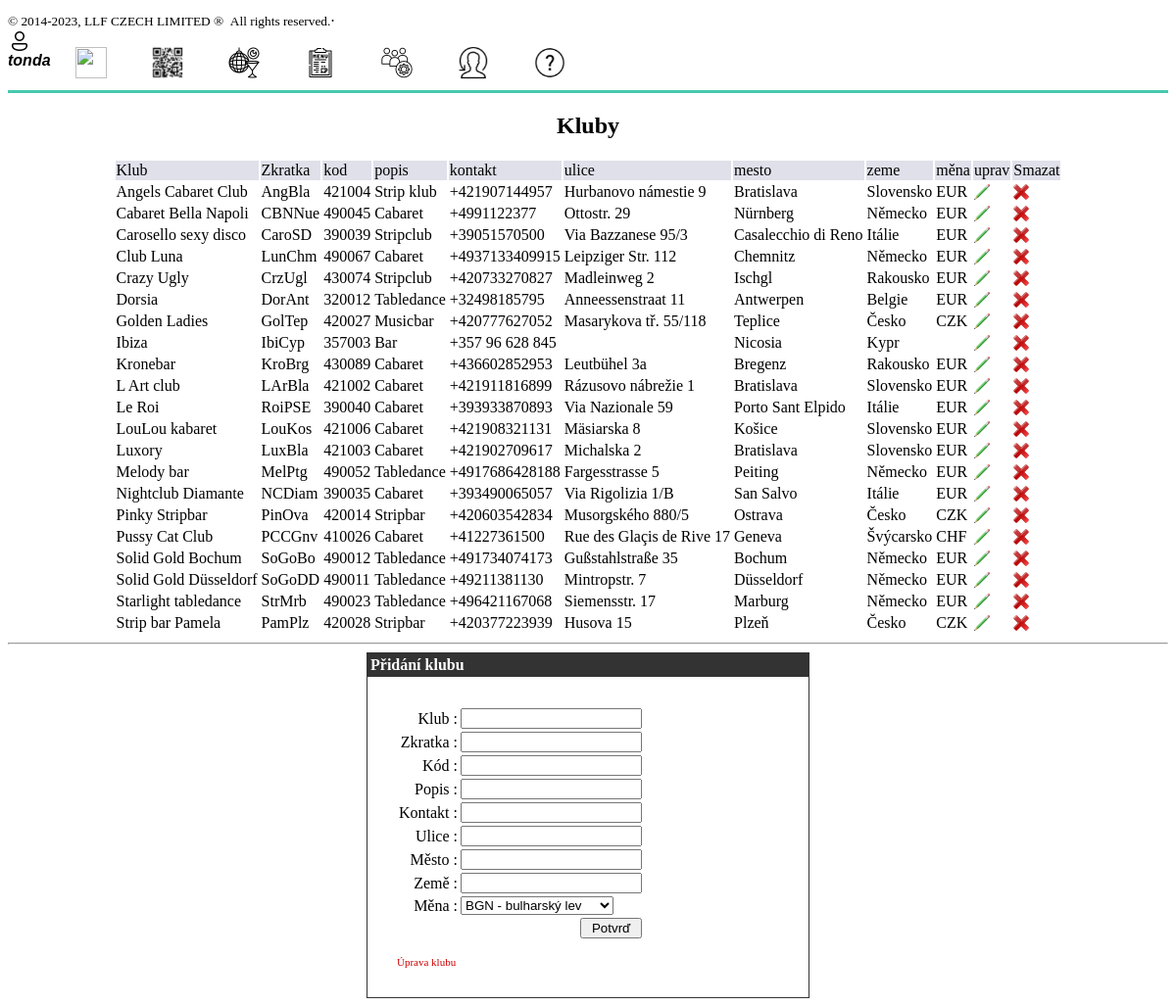
Screenshot of /clubs.php (signed in) with the database file from the repository.
### tables this page shows
CREATE TABLE `kluby` (
  `id` int(11) NOT NULL AUTO_INCREMENT,
  `klub` varchar(100) NOT NULL,
  `zkratka` varchar(6) NOT NULL,
  `kod` varchar(6) NOT NULL,
  `popis` varchar(255) DEFAULT NULL,
  `kontakt` varchar(255) DEFAULT NULL,
  `ulice` varchar(66) DEFAULT NULL,
  `mesto` varchar(66) DEFAULT NULL,
  `zeme` varchar(66) DEFAULT NULL,
  `mena` varchar(5) DEFAULT NULL,
  `fee` decimal(6,2) DEFAULT NULL,
  PRIMARY KEY (`id`),
  UNIQUE KEY `UC_kluby_zkratka` (`zkratka`),
  UNIQUE KEY `UC_kluby_kod` (`kod`),
  UNIQUE KEY `UC_kluby_klub` (`klub`)
);

### clubs.php (the view, shortened to what this page needs)
<?php
	require_once('inc/connect.php');
	if ($_SESSION['admin'] == 'Y'|| $_SESSION['admin']=='S') {
		$error = "Úprava klubu";
	} else {
		$error = "Na toto nemáte oprávnění!";
		header('Location:index.php');
	}
?>
<html>
<?php
	include('head.php');
?>
<body>
      <?php include('menu.php'); ?>
	  <h2 align="center">Kluby</h2>
	   <?php
	   $radek = 0;
	   echo "<table align='center' border=0>";
	   echo "<tr style='background-color: #e0e0eb'><td>Klub</td><td>Zkratka</td><td>kod</td><td>popis</td><td>kontakt</td><td>ulice</td><td>mesto</td><td>zeme</td><td>měna</td>";
		if (($_SESSION['admin']=='Y') || ($_SESSION['admin']=='S' )){
					echo "<td>uprav</td>";
				 } else {echo "<td></td>";}
				if ($_SESSION['admin'] == 'Y') {
				echo "<td>Smazat</td>";}
		   echo "</tr>";
	   $w="";
		$sql = "SELECT *  FROM kluby ".$w." order by klub";
		$result = $link->query($sql);
		if ($result->num_rows > 0) {
			while($row = $result->fetch_assoc()) {
				$radek = $radek + 1;
				if ($radek % 2 == 0) {
					echo "<tr>";
				  }
				else {
				  echo "<tr style='background-color:  #ffffff'>";
				  }
				echo "<td>".$row["klub"]."</td>";
				echo "<td>".$row["zkratka"]."</td>";
				echo "<td>".$row["kod"]."</td>";
				echo "<td>".$row["popis"]."</td>";
				echo "<td>".$row["kontakt"]."</td>";
				echo "<td>".$row["ulice"]."</td>";
				echo "<td>".$row["mesto"]."</td>";
				echo "<td>".$row["zeme"]."</td>";
				echo "<td>".$row["mena"]."</td>";
				if (($_SESSION['admin']=='Y') || ($_SESSION['admin']=='S')){
					echo "<td><a href='klubedit.php?id=".$row["id"]."'><img src='img/edit16.png' title='Password'></a></td>";
				 } else {echo "<td></td>";}
				if ($_SESSION['admin'] == 'Y') {
				echo "<td>";
				if ($row["zkratka"] == $_SESSION['klub']) {
					echo "<img src='img/user16.png' title='Nelze smazat sebe sama' >";
					}
				else {
				    echo "<a href='clubdel.php?id=".$row["id"]."'><img src='img/delete16.png' title='Smazat'</a>";
					}
				echo "</td>";}
				echo "</tr>";
				}
		}
		?>
	</table>
<?php if ($_SESSION['admin']=='Y'){?>	 <hr>
		 <div align = "center">
         <div style = "width:450px; border: solid 1px #333333; " align = "left">
            <div style = "background-color:#333333; color:#FFFFFF; padding:3px;"><b> Přidání klubu </b></div>
            <div style = "margin:30px">
               <form action = "" method = "post">
			    <table border="0" cellpadding="1" cellspacing="1" >
				 <tr><td align="right">Klub :</td><td align="left"><input type = "text" name = "klub" /></td> </tr>
				 <tr><td align="right">Zkratka :</td><td align="left"><input type = "text" name = "zkratka" /></td> </tr>
				 <tr><td align="right">Kód :</td><td align="left"><input type = "text" name = "kod" /></td> </tr>
				 <tr><td align="right">Popis :</td><td align="left"><input type = "text" name = "popis" /></td> </tr>
				 <tr><td align="right">Kontakt :</td><td align="left"><input type = "text" name = "kontakt" /></td> </tr>
				 <tr><td align="right">Ulice :</td><td align="left"><input type = "text" name = "ulice" /></td> </tr>
				 <tr><td align="right">Město :</td><td align="left"><input type = "text" name = "mesto" /></td> </tr>
				 <tr><td align="right">Země :</td><td align="left"><input type = "text" name = "zeme" /></td> </tr>
				 <tr><td align="right">Měna :</td><td align="left">
<select name="mena" id="mena">
<?php
	$sql="select * from meny order by mena";
	$result = $link->query($sql);
    if ($result->num_rows > 0) {
      while($row = $result->fetch_assoc()) {
				echo "<option value='".$row['mena']."'>".$row['mena']." - ".$row['popis']."</option>";
			}
		}
?>
</select>
				  <tr><td/><td align="right"><input type = "submit" value = " Potvrď "/>
				  </td></tr>
				  </table>
               </form>
			 <div style = "font-size:11px; color:#cc0000; margin-top:10px"><?php echo $error; ?></div>
            </div> </div> </div>
<?php } ?>
   </body>
</html>

### head.php (shortened to what this page needs)
<head>
	<link rel="stylesheet" href="styles.css">
</head>

### menu.php (shortened to what this page needs)
<!doctype html>
<html lang=''>
<head>
   <link rel="stylesheet" href="styles.css">
</head>
<body>
<sub>&copy; 2014<script>new Date().getFullYear()>2010&&document.write("-"+new Date().getFullYear());</script>, LLF CZECH LIMITED&nbsp;&reg;&nbsp;&nbsp;All rights reserved.</sub>.
<div id='cssmenu'>
<ul>
<?php
if(isset($_SESSION['login_user']) ) { echo "<li ><b><i><a href='userpwd.php?id=".$_SESSION['user_id']."'><img width='24' height='24' src='img/smalluser.png'></a>".$_SESSION['login_user']."</b></i></li> ";}
  echo "<li><a href='index.php' title='Domů'><img width='32' height='32' src='img/home.png'></a></li>";
  if(isset($_SESSION['admin']) ) {
  if ($_SESSION['admin'] != 'A') {
		echo "<li><a href='createqr.php?id=".$_SESSION['user_id']."' title='Ukaz QR'><img width='32' height='32' src='img/qr.png'></a></li>";
  }
  if ($_SESSION['admin'] == 'Y' || $_SESSION['admin'] == 'S') {
   		echo "<li><a href='clubs.php' title='Kluby'><img width='32' height='32' src='img/nightlife.png'></a></li>";
   		echo "<li><a href='provize.php' title='Provizni polozky'><img width='32' height='32' src='img/menu.png'></a></li>";
		echo "<li><a href='users.php' title='Sprava Uzivatelu'><img width='32' height='32' src='img/users.png'></a></li>";
	 }
  } else {
?>
  <?php } ?>
   <li><a href = "logout.php" title="Login / Logout"><img width='32' height='32' src="img/changeuser.png"></a></li>
   <li><a href = "about.php" title="About application"><img width='32' height='32' src="img/help.png"></a></li>
</ul>
</div>
</body>
<html>

### styles.css (style rules this page uses)
#cssmenu, #cssmenu ul, #cssmenu ul li, #cssmenu ul li a { margin: 0; padding: 0; border: 0; list-style: none; line-height: 1; display: block; position: relative; -webkit-box-sizing: border-box; -moz-box-sizing: border-box; box-sizing: border-box; }
#cssmenu:after, #cssmenu > ul:after { content: "."; display: block; clear: both; visibility: hidden; line-height: 0; height: 0; }
#cssmenu { width: auto; border-bottom: 3px solid #47c9af; font-family: Raleway, sans-serif; line-height: 1; }
#cssmenu ul { background: #ffffff; }
#cssmenu > ul > li { float: left; }
#cssmenu > ul > li > a { z-index: 2; padding: 18px 25px 12px 25px; font-size: 15px; font-weight: 400; text-decoration: none; color: #444444; -webkit-transition: all .2s ease; -moz-transition: all .2s ease; -ms-transition: all .2s ease; -o-transition: all .2s ease; transition: all .2s ease; margin-right: -4px; }
#cssmenu > ul > li > a:after { position: absolute; left: 0; bottom: 0; right: 0; z-index: -1; width: 100%; height: 120%; border-top-left-radius: 8px; border-top-right-radius: 8px; content: ""; -webkit-transition: all .2s ease; -o-transition: all .2s ease; transition: all .2s ease; -webkit-transform: perspective(5px) rotateX(2deg); -webkit-transform-origin: bottom; -moz-transform: perspective(5px) rotateX(2deg); -moz-transform-origin: bottom; transform: perspective(5px) rotateX(2deg); transform-origin: bottom; }

### menu.php (style rules this page uses)
body { $background = appearance('menu','background'); echo "background: url(\"".$background."\") no-repeat center center fixed;"; ?> background-color: #cccccc; -webkit-background-size: cover; -moz-background-size: cover; -o-background-size: cover; background-size: cover; }

### rows the page displays
kluby: klub "Angels Cabaret Club", zkratka "AngBla", kod "421004", popis "Strip klub", kontakt "+421907144957", ulice "Hurbanovo námestie 9", mesto "Bratislava", zeme "Slovensko", mena "EUR"
kluby: klub "Cabaret Bella Napoli", zkratka "CBNNue", kod "490045", popis "Cabaret", kontakt "+4991122377", ulice "Ottostr. 29", mesto "Nürnberg", zeme "Německo", mena "EUR"
kluby: klub "Carosello sexy disco", zkratka "CaroSD", kod "390039", popis "Stripclub", kontakt "+39051570500", ulice "Via Bazzanese 95/3", mesto "Casalecchio di Reno", zeme "Itálie", mena "EUR"
kluby: klub "Club Luna", zkratka "LunChm", kod "490067", popis "Cabaret", kontakt "+4937133409915", ulice "Leipziger Str. 112", mesto "Chemnitz", zeme "Německo", mena "EUR"
kluby: klub "Crazy Ugly", zkratka "CrzUgl", kod "430074", popis "Stripclub", kontakt "+420733270827", ulice "Madleinweg 2", mesto "Ischgl", zeme "Rakousko", mena "EUR"
kluby: klub "Dorsia", zkratka "DorAnt", kod "320012", popis "Tabledance", kontakt "+32498185795", ulice "Anneessenstraat 11", mesto "Antwerpen", zeme "Belgie", mena "EUR"
kluby: klub "Golden Ladies", zkratka "GolTep", kod "420027", popis "Musicbar", kontakt "+420777627052", ulice "Masarykova tř. 55/118", mesto "Teplice", zeme "Česko", mena "CZK"
kluby: klub "Ibiza", zkratka "IbiCyp", kod "357003", popis "Bar", kontakt "+357 96 628 845", mesto "Nicosia", zeme "Kypr"
kluby: klub "Kronebar", zkratka "KroBrg", kod "430089", popis "Cabaret", kontakt "+436602852953", ulice "Leutbühel 3a", mesto "Bregenz", zeme "Rakousko", mena "EUR"
kluby: klub "L Art club", zkratka "LArBla", kod "421002", popis "Cabaret", kontakt "+421911816899", ulice "Rázusovo nábrežie 1", mesto "Bratislava", zeme "Slovensko", mena "EUR"
kluby: klub "Le Roi", zkratka "RoiPSE", kod "390040", popis "Cabaret", kontakt "+393933870893", ulice "Via Nazionale 59", mesto "Porto Sant Elpido", zeme "Itálie", mena "EUR"
kluby: klub "LouLou kabaret", zkratka "LouKos", kod "421006", popis "Cabaret", kontakt "+421908321131", ulice "Mäsiarska 8", mesto "Košice", zeme "Slovensko", mena "EUR"
kluby: klub "Luxory", zkratka "LuxBla", kod "421003", popis "Cabaret", kontakt "+421902709617", ulice "Michalska 2", mesto "Bratislava", zeme "Slovensko", mena "EUR"
kluby: klub "Melody bar", zkratka "MelPtg", kod "490052", popis "Tabledance", kontakt "+4917686428188", ulice "Fargesstrasse 5", mesto "Peiting", zeme "Německo", mena "EUR"
kluby: klub "Nightclub Diamante", zkratka "NCDiam", kod "390035", popis "Cabaret", kontakt "+393490065057", ulice "Via Rigolizia 1/B", mesto "San Salvo", zeme "Itálie", mena "EUR"
kluby: klub "Pinky Stripbar", zkratka "PinOva", kod "420014", popis "Stripbar", kontakt "+420603542834", ulice "Musorgského 880/5", mesto "Ostrava", zeme "Česko", mena "CZK"
kluby: klub "Pussy Cat Club", zkratka "PCCGnv", kod "410026", popis "Cabaret", kontakt "+41227361500", ulice "Rue des Glaçis de Rive 17", mesto "Geneva", zeme "Švýcarsko", mena "CHF"
kluby: klub "Solid Gold Bochum", zkratka "SoGoBo", kod "490012", popis "Tabledance", kontakt "+491734074173", ulice "Gußstahlstraße 35", mesto "Bochum", zeme "Německo", mena "EUR"
kluby: klub "Solid Gold Düsseldorf", zkratka "SoGoDD", kod "490011", popis "Tabledance", kontakt "+49211381130", ulice "Mintropstr. 7", mesto "Düsseldorf", zeme "Německo", mena "EUR"
kluby: klub "Starlight tabledance", zkratka "StrMrb", kod "490023", popis "Tabledance", kontakt "+496421167068", ulice "Siemensstr. 17", mesto "Marburg", zeme "Německo", mena "EUR"
kluby: klub "Strip bar Pamela", zkratka "PamPlz", kod "420028", popis "Stripbar", kontakt "+420377223939", ulice "Husova 15", mesto "Plzeň", zeme "Česko", mena "CZK"

### other values shown
$_SESSION['login_user'] "tonda"
$error "Úprava klubu"
form field mena "BGN - bulharský lev"
